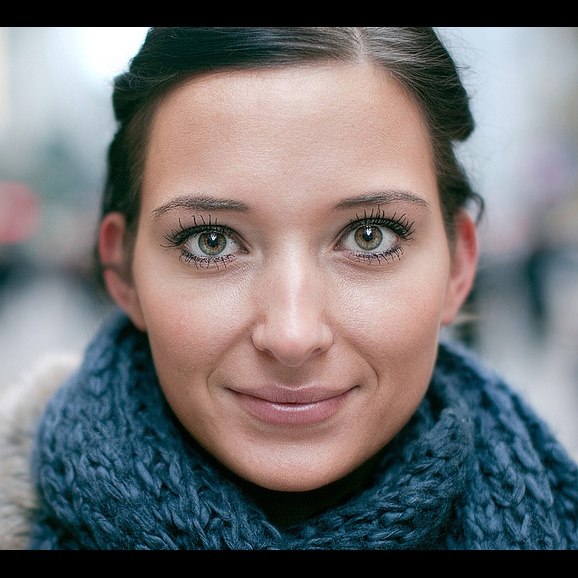
#> input picture mutil_light/data1.0/train/goodlight/766F4F25F93AD8603B534E519956855AAB4EEF7A14FE4_600_600.jpeg, 578 x 578 px, found by its file name; its folder holds only this picture in this run
$ python augment.py
#> lines starting #> are read from the running program, lines starting #| are printed output that depends on the picture
#coding=utf-8
import  cv2
import  os
import random
import  numpy as np
from multiprocessing import  Pool
#随机旋转，img为旋转图片，landmark为人脸特征点，alpha旋转角度0~360，bbox人脸框
class BBox(object):
    """
        Bounding Box of face

    """
    def __init__(self, bbox):
        self.left = bbox[0]
        self.right = bbox[1]
        self.top = bbox[2]
        self.bottom = bbox[3]
        self.x = bbox[0]
        self.y = bbox[2]
        self.w = bbox[1] - bbox[0]
        self.h = bbox[3] - bbox[2]

    # [40 lines left out: functions expand, project, reproject, reprojectLandmark, projectLandmark, subBBox, not called in this run]
def rotate(img,alpha,bbox=None):
	if bbox is None:
		bbox_temp=BBox((0,img.shape[1],0,img.shape[0]))
	else:
		bbox_temp=bbox


	center = ((bbox_temp.left+bbox_temp.right)/2., (bbox_temp.top+bbox_temp.bottom)/2.)

	rot_mat = cv2.getRotationMatrix2D(center, alpha, 1)
	img_rotated_by_alpha = cv2.warpAffine(src=img,M=rot_mat,dsize=(img.shape[1],img.shape[0]))

	face = img_rotated_by_alpha
	return face
def scale_augment(img,size=(50, 50)):
    resized_image = cv2.resize(img,size)
    return  resized_image
def addnoise(img,mu=0,sigma=10):
    noise=np.random.normal(mu, sigma, size=img.shape)
    return  img+noise
#数据扩充,参数imgpath为原始图片的路径,newimgpath为扩充后新图的路径,type为扩充方法
def augmentimg(imgpath,newimgpath,type='rotate'):
    img = cv2.imread(imgpath)
    if img is None:
        return

    if type is None:
        atype=['rotate','addnoise']
        type=random.sample(atype, 1)[0]


    if type=='rotate':
        rimg=rotate(img,random.randint(0,360))#旋转扩充
    elif type=='addnoise':
        rimg=addnoise(img,mu=0,sigma=30)
    '''elif type=='scale':
        size=random.randint(30,80)
        rimg=scale_augment(img,(size,size))'''
    cv2.imwrite(newimgpath,rimg)
def GetFileList(FindPath,FlagStr=[]):
#> called with FindPath = 'race/data/train/goodlight'
	import os
	FileList=[]
	FileNames=os.listdir(FindPath)
	if len(FileNames)>0:
		for fn in FileNames:
			if len(FlagStr)>0:
				if IsSubString(FlagStr,fn):
					fullfilename=os.path.join(FindPath,fn)
					FileList.append(fullfilename)
			else:
				fullfilename=os.path.join(FindPath,fn)
				FileList.append(fullfilename)


	if len(FileList)>0:
		FileList.sort()

	return FileList
# [7 lines left out: function IsSubString, not called in this run]
def augmentimgs(imgfile):
	imgpath,newpath=imgfile
	augmentimg(imgpath,newpath,type=None)
def main(root,maxnumber):
	filename=os.listdir(root)
	for i,f in enumerate(filename):
		imgfiles=GetFileList(root+'/'+f)
		imgpaths=[]
		newpaths=[]
		for j in range(int(maxnumber-len(imgfiles))):
			imgpath=random.sample(imgfiles, 1)[0]
			newpath=os.path.dirname(imgpath)+'/augment'+str(j)+os.path.basename(imgpath)
			imgpaths.append(imgpath)
			newpaths.append(newpath)
		if len(imgpaths)>0:
			pool=Pool()
			pool.map(augmentimgs,zip(imgpaths,newpaths))
#> in augmentimg, img is the input picture: shape (578, 578, 3); mean B, G, R 115.7, 114, 115.4
#> in augmentimg (call 5), `cv2.imwrite(newimgpath,rimg)`:
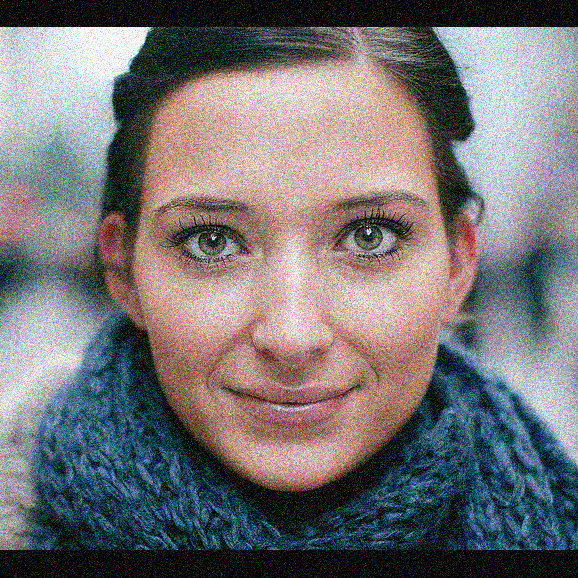
#> saved as augment4766F4F25F93AD8603B534E519956855AAB4EEF7A14FE4_600_600.jpeg: shape (578, 578, 3); mean B, G, R 116.9, 115.3, 117.5
#> in augmentimg (call 20), `cv2.imwrite(newimgpath,rimg)`:
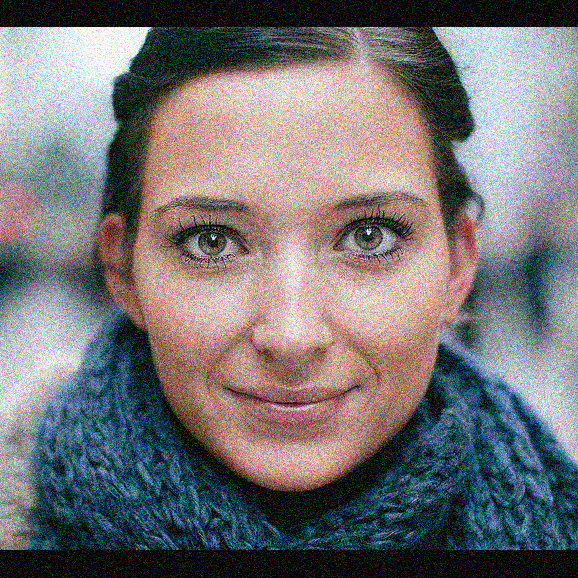
#> saved as augment19766F4F25F93AD8603B534E519956855AAB4EEF7A14FE4_600_600.jpeg: shape (578, 578, 3); mean B, G, R 116.8, 115.4, 117.6
#> in augmentimg (call 21), `cv2.imwrite(newimgpath,rimg)`:
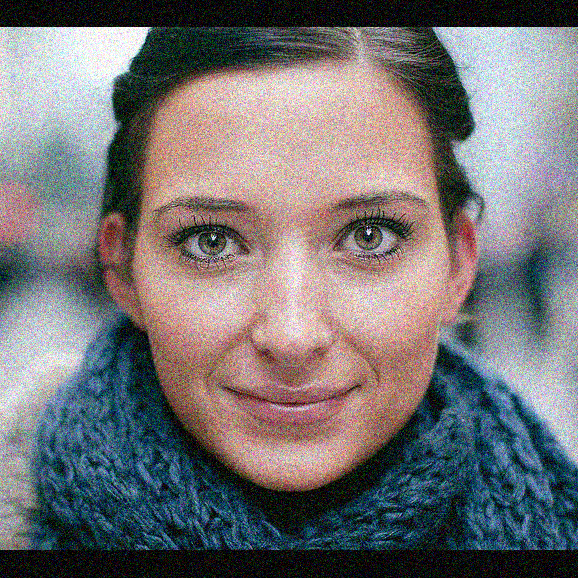
#> saved as augment20766F4F25F93AD8603B534E519956855AAB4EEF7A14FE4_600_600.jpeg: shape (578, 578, 3); mean B, G, R 116.9, 115.3, 117.6
#> in addnoise (call 16), `return  img+noise`:
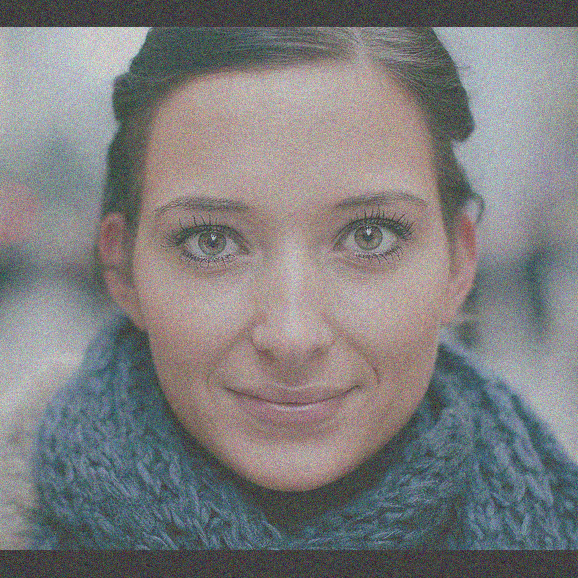
#> returned value: shape (578, 578, 3) float64; mean of channels 0, 1, 2 115.6, 114.1, 115.5; drawn with min black and max white
#> in augmentimg (call 30), `cv2.imwrite(newimgpath,rimg)`:
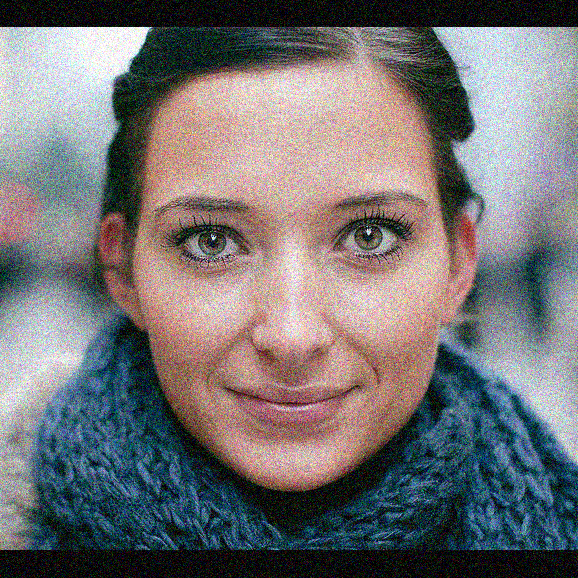
#> saved as augment29766F4F25F93AD8603B534E519956855AAB4EEF7A14FE4_600_600.jpeg: shape (578, 578, 3); mean B, G, R 116.9, 115.4, 117.7
#> in rotate (call 15), `img_rotated_by_alpha = cv2.warpAffine(src=img,M=rot_mat,dsize=(img.sha..`:
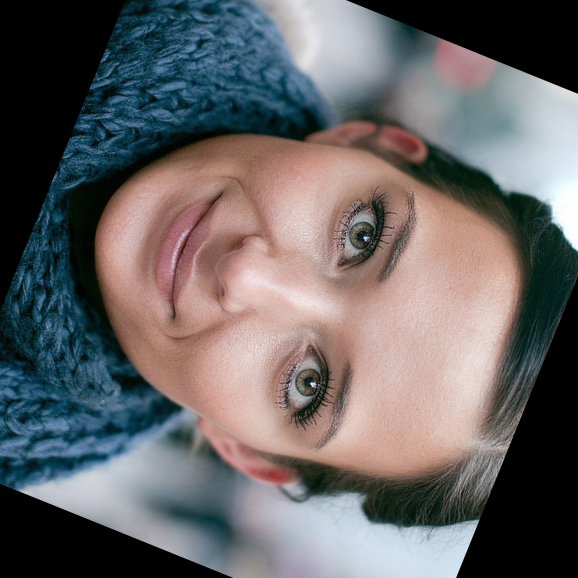
#> img_rotated_by_alpha: shape (578, 578, 3); mean B, G, R 102.1, 101.2, 103.8
#> in rotate (call 16), `img_rotated_by_alpha = cv2.warpAffine(src=img,M=rot_mat,dsize=(img.sha..`:
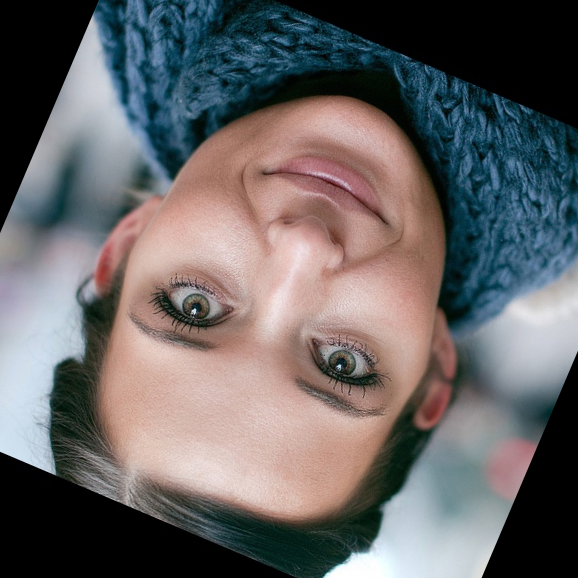
#> img_rotated_by_alpha: shape (578, 578, 3); mean B, G, R 101.6, 100.7, 103.5


#> (the run stopped early here; a loop or call above may not have finished)
